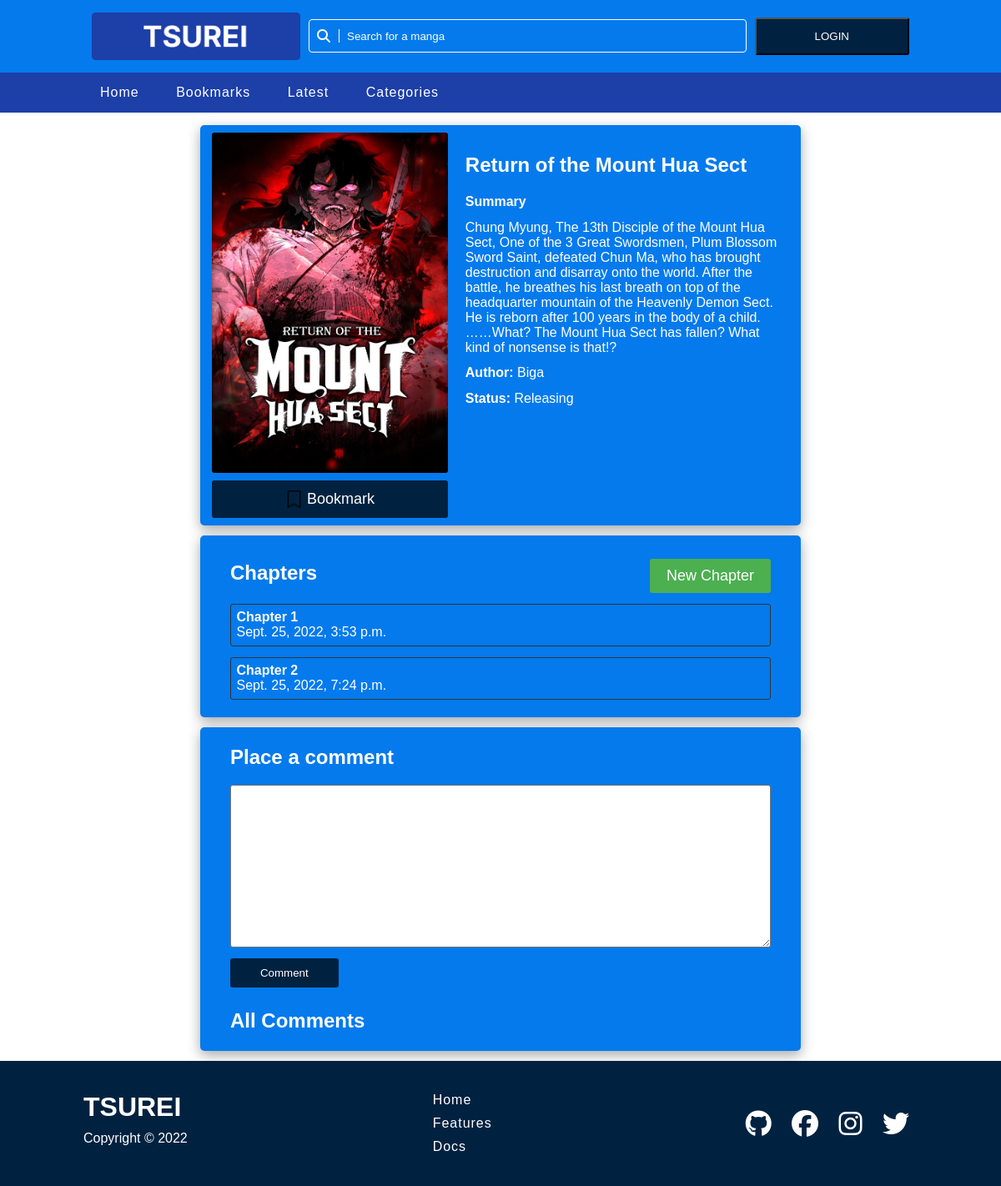
Page /manga/1 on the committed database.
### manga/models.py (models this page shows, shortened)
class Manga(models.Model):
    user = models.ForeignKey(User, on_delete=models.CASCADE)
    author = models.CharField(max_length=50)
    title = models.CharField(max_length=100)
    cover = models.ImageField(upload_to='mangas/')
    summary = models.TextField()
    posted_date = models.DateTimeField(auto_now_add=True)
    manga_views = models.IntegerField(default=0, null=True, blank=True)
    status = models.CharField(max_length=20, default="Releasing")

class Chapter(models.Model):
    manga = models.ForeignKey(Manga, related_name="chapters", on_delete=models.CASCADE)
    chapter_number = models.IntegerField(default=1)
    image = models.ImageField(upload_to='mangas/')
    posted_date = models.DateTimeField(auto_now_add=True)

### manga/views.py (the view)
# urls.py: path('manga/<int:id>', views.show_manga, name="show-manga"),
def show_manga(request, id):
    manga = get_object_or_404(Manga, id=id)
    print(manga.manga_views)
    manga.manga_views = manga.manga_views + 1
    print(manga.manga_views)
    manga.save()
    comment_form = CreateComment()
    new_chapter_form = CreateNewChapter()
    manga_chapters = Chapter.objects.filter(manga=manga)
    comments = Comment.objects.filter(manga=manga).order_by("-posted_date")
    try:
        bookmark = Bookmark.objects.filter(user=request.user, manga=manga)
        if bookmark:
            bookmarked = "Bookmarked"
        else:
            bookmarked = "Bookmark"
    except:
        bookmarked = "Bookmark"
    try:
        liked_comments_id = []
        for comment in comments:
            liked_comments_id.append(Like.objects.get(user=request.user, comment=comment).comment.id)
    except:
        liked_comments_id = []
    return render(request, "manga/show_manga.html", {
        "manga": manga,
        "manga_chapters": manga_chapters,
        "new_chapter_form": new_chapter_form,
        "comment_form": comment_form,
        "comments": comments,
        "liked_comments_id": liked_comments_id,
        "bookmarked": bookmarked,
    })

### manga/forms.py
class CreateNewChapter(ModelForm):
    class Meta:
        model = Chapter
        fields = ['chapter_number', 'image']

class CreateComment(ModelForm):
    class Meta:
        model = Comment
        fields = ['comment_text']

### manga/templates/manga/show_manga.html (shortened to what this page needs)
{% extends 'manga/layout.html' %}
{% load static %}
{% block head %}
<link rel="stylesheet" href="{% static 'css/show_manga.css' %}">
{% endblock %}
{% block main %}
<div class="main-container">
    <div class="top-container">
        <div class="manga-container">
            <div class="manga-left-container">
                <div class="manga-img">
                    <img src="{{ manga.cover.url }}">
                </div>
                <div class="bookmark">
                    <button class="btn-bookmark"><icon><img src="{% static 'images/bookmark.png' %}"></icon><p class="bookmark-text">{{ bookmarked }}</p></button>
                </div>
            </div>
            <div class="manga-right-container">
                <div class="manga-info" data-id="{{ manga.id }}">
                    <h2>{{ manga.title }}</h2>
                    <p><strong>Summary</strong></p>
                    <p>{{ manga.summary }}</p>
                    <p><strong>Author:</strong> {{ manga.author }}</p>
                    <p><strong>Status:</strong> Releasing</p>
                </div>
            </div>
        </div>
    </div>
    <div class="bottom-container">
        <div class="chapters">
            <div class="chapter-top">
                <h2>Chapters</h2>
                <button id="btn-new-chapter">New Chapter</button>
            </div>
            <div class="chapter-list">
                {% for chapter in manga_chapters %}
                <div class="chapter">
                    <div class="chapter-info">
                        <a href="{% url 'manga-chapter' manga.id chapter.id%}" class="chapter-number"><strong>Chapter {{ chapter.chapter_number }}</strong></a>
                        <p>{{ chapter.posted_date }}</p>
                    </div>
                </div>
                {% endfor %}
            </div>
        </div>
    </div>
    <div class="comment-container">
        <div class="comments">
            <div class="add-comment">
                <h2>Place a comment</h2>
                <form class="new-comment-form" method="POST" action="{% url 'new-comment' manga.id %}">
                    {% for field in comment_form %}
                        {{ field }}
                    {% endfor %}
                    <button class="submit">Comment</button>
                </form>
            </div>
            <div class="all-comments">
                <h2>All Comments</h2>
            </div>
        </div>
    </div>
</div>
{% endblock %}

### manga/static/css/layout.css (style rules this page uses)
* { margin: 0; padding: 0; font-family: Arial, Helvetica, sans-serif; color: white; box-sizing: border-box; }
a { text-decoration: none; }

### manga/static/css/show_manga.css (style rules this page uses)
.main-container { margin-top: 15px; height: 100%; display: flex; flex-direction: column; justify-content: center; align-items: center; width: 100%; }
.top-container { width: 60%; background-color: #047AED; box-shadow: rgba(0, 0, 0, 0.35) 0px 5px 15px; height: 60vh; border-radius: 5px; }
.manga-container { height: 100%; width: 100%; display: flex; }
.manga-left-container { height: 100%; width: 40%; margin-left: 2%; display: flex; flex-direction: column; align-items: center; justify-content: center; }
.manga-img { height: 85%; width: 100%; }
.manga-img img { max-width: 100%; max-height: 100%; width: 100%; height: 100%; border-radius: 3px; display: block; }
.bookmark { height: auto; padding-top: 3%; width: 100%; }
.bookmark button { display: flex; background-color: #002240; border: none; color: white; padding: 12px 16px; font-size: 18px; cursor: pointer; width: 100%; height: 100%; border-radius: 3px; justify-content: center; align-items: center; }
.bookmark icon { height: 100%; padding-right: 2%; }
.bookmark img { height: 100%; width: 100%; max-width: 100%; max-height: 100%; }
.manga-right-container { width: 60%; height: 100%; }
.manga-info { padding-top: 8%; }
.manga-info h2 { padding-bottom: 2%; }
.manga-info h2 { margin-left: 5%; margin-right: 5%; }
.manga-info p { padding-top: 3%; margin-left: 5%; margin-right: 5%; }
.bottom-container { margin-top: 1%; width: 60%; background-color: #047AED; box-shadow: rgba(0, 0, 0, 0.35) 0px 5px 15px; height: auto; border-radius: 5px; }
.chapters { margin: 3% 5%; }
.chapter-top { display: flex; align-items: center; justify-content: space-between; }
#btn-new-chapter { margin-top: 1%; outline: none; font-size: 18px; border: none; background-color: #4CAF50; padding: 10px 20px; border-radius: 3px; cursor: pointer; }
.chapter { margin-top: 2%; border: 1px solid #333; border-radius: 3px; }
.chapter-info { padding: 1%; }
.chapter-number { padding-bottom: 1%; }
.comment-container { margin-top: 1%; width: 60%; background-color: #047AED; box-shadow: rgba(0, 0, 0, 0.35) 0px 5px 15px; height: auto; border-radius: 5px; margin-bottom: 1%; }
.comments { margin: 3% 5%; }
.comments h2 { margin-top: 2%; margin-bottom: 3%; }
.add-comment form { display: flex; flex-direction: column; }
.add-comment textarea { color: black; border-radius: 3px; outline: none; padding: 1%; font-size: 16px; }
.add-comment button { margin-top: 2%; margin-bottom: 2%; width: 20%; padding: 10px 20px; border-radius: 3px; border: none; outline: none; cursor: pointer; background-color: #002240; }

### rows in the picture
Manga: cover (picture), title "Return of the Mount Hua Sect", summary "Chung Myung, The 13th Disciple of the Mount Hua Sect, One of the 3 Great Swordsmen, Plum Blossom Sword Saint, defeated Chun Ma, who has brought destruction and disarray onto the world. After the battle, he breathes his last breath on top of the headquarter mountain of the Heavenly Demon Sect. He is reborn after 100 years in the body of a child. ……What? The Mount Hua Sect has fallen? What kind of nonsense is that!?", author "Biga"
Chapter: chapter_number "1", posted_date "Sept. 25, 2022, 3:53 p.m."
Chapter: chapter_number "2", posted_date "Sept. 25, 2022, 7:24 p.m."

### other values in the picture
{{ bookmarked }} "Bookmark"
